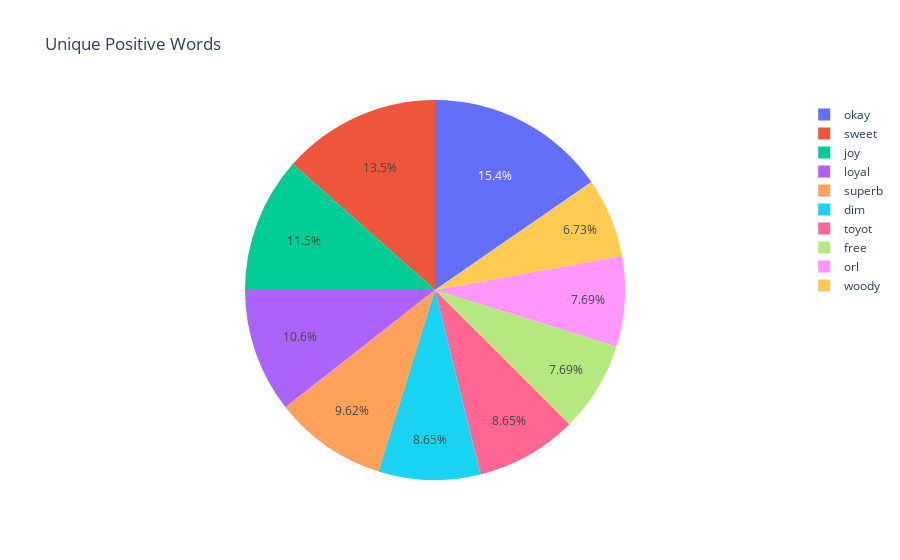

The notebook cell this image was saved under:
### Code cell
fig = xp.pie(Unique_Positive, values='count', names='words', title='Unique Positive Words')
fig.show()
fig.write_image("/Users/ramonmartin/Documents/METIS/project 4/pos_donut.png")

### Figure 1 — Plotly figure (JSON) as saved in the notebook; plotly's stock layout.template omitted (floating-point values rounded to 4 significant figures)
{"data": [{"domain": {"x": [0, 1], "y": [0, 1]}, "hovertemplate": "words=%{label}<br>count=%{value}<extra></extra>", "labels": ["okay", "sweet", "joy", "loyal", "superb", "dim", "toyot", "free", "orl", "woody"], "legendgroup": "", "name": "", "showlegend": true, "type": "pie", "values": [16, 14, 12, 11, 10, 9, 9, 8, 8, 7]}], "layout": {"autosize": true, "legend": {"tracegroupgap": 0}, "title": {"text": "Unique Positive Words"}}}
